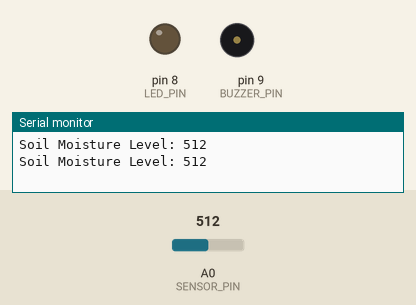
The sketch below on a simulated Arduino Uno, built with avr-gcc and run on an emulated ATmega328P. On the bench: output pins drawn as LEDs (lit = HIGH), buzzer (waves = sounding, pin HIGH), the last lines printed to the serial monitor. The inputs (shaded band) are chosen by the test bench; at power-on: A0 (SENSOR_PIN) = 512.

Above: at 1.8 s.
1.9 s: A0 (SENSOR_PIN) set to 415
3.4 s: A0 (SENSOR_PIN) set to 390
At 5.2 s:
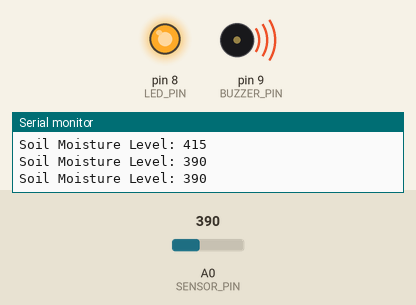
5.5 s: A0 (SENSOR_PIN) set to 410
At 6.7 s:
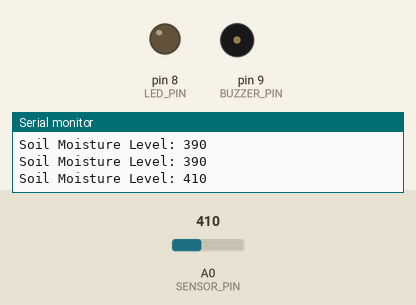
7.5 s: A0 (SENSOR_PIN) set to 306
At 8.3 s:
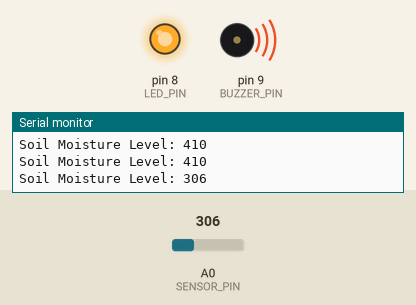
Timing chart, 0 to 10.5 s (numbered marks = the images above; inputs shaded):
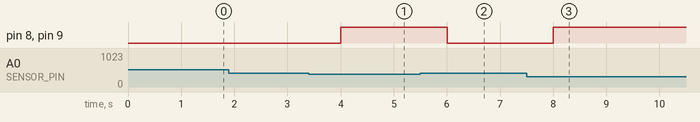

The sketch:

Soil-Moisture-Monitor.ino
```cpp
#define SENSOR_PIN A0  // Yahaan soil moisture sensor ko A0 pin pe connect kiya hai
#define LED_PIN 8      // LED ko pin 8 pe lagaya hai (jyada sukha hua toh ye jalega)
#define BUZZER_PIN 9   // Buzzer pin 9 pe hai, paani kam hone par bajega

void setup() {
  pinMode(LED_PIN, OUTPUT);   // LED ko output mode pe set kar rahe hain
  pinMode(BUZZER_PIN, OUTPUT); // Buzzer ko bhi output mode pe set kar rahe hain
  Serial.begin(9600);  // Serial monitor shuru kar rahe hain taaki values dekh sakein
}

void loop() {
  int moisture = analogRead(SENSOR_PIN); // Sensor se data read krn ke liye
  Serial.print("Soil Moisture Level: ");
  Serial.println(moisture); // Jo value mili wo serial monitor pe print karne ke liye

  if (moisture < 400) {  // Agar mitti bohot sukhi hai (threshold 400 se kam)
    digitalWrite(LED_PIN, HIGH);  // LED on
    digitalWrite(BUZZER_PIN, HIGH);  // Buzzer bajao taaki pata chale akal pda h
  } else {
    digitalWrite(LED_PIN, LOW);  // LED band
    digitalWrite(BUZZER_PIN, LOW); // Buzzer band
  }

  delay(1000);  // 1 second rukenge, fir dobara check karenge
}
```

Measured:
- the behaviour switches between 400 and 399 on A0 (SENSOR_PIN) (found by bisection; images 0 and 1)
- after the input at 3.4 s, pin 8 (LED_PIN), pin 9 (BUZZER_PIN): LOW → HIGH after 0.60 s
- after the input at 5.5 s, pin 8 (LED_PIN), pin 9 (BUZZER_PIN): HIGH → LOW after 0.50 s
- after the input at 7.5 s, pin 8 (LED_PIN), pin 9 (BUZZER_PIN): LOW → HIGH after 0.50 s
